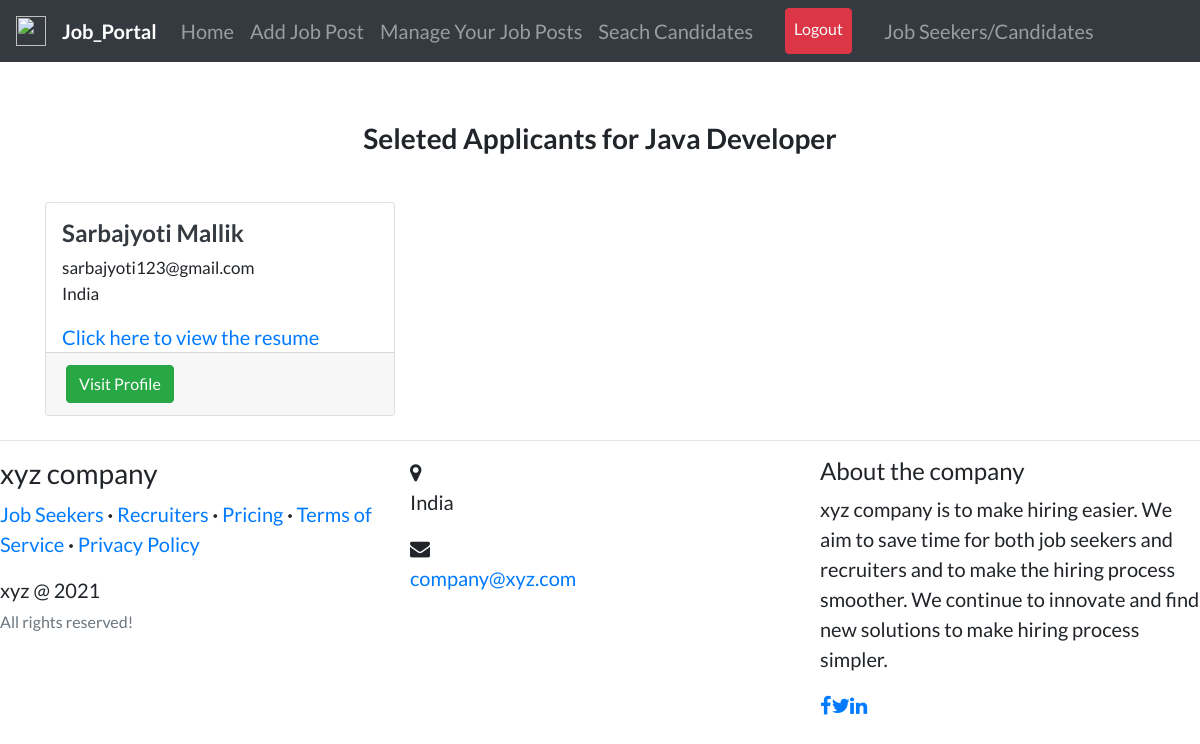
The app's page /hiring/job/java-developer/selected (signed in) with its own data.
### recruiters/models.py (models this page shows, shortened)
class Job(models.Model):
    recruiter = models.ForeignKey(
        User, related_name='jobs', on_delete=models.CASCADE)
    title = models.CharField(max_length=255)
    company = models.CharField(max_length=200)
    location = models.CharField(max_length=255)
    description = models.TextField()
    skills_req = models.CharField(max_length=200)
    job_type = models.CharField(
        max_length=30, choices=CHOICES, default='Full Time', null=True)
    link = models.URLField(null=True, blank=True)
    slug = AutoSlugField(populate_from='title', unique=True, null=True)
    date_posted = models.DateTimeField(default=timezone.now)

### candidates/models.py (models this page shows, shortened)
class Profile(models.Model):
    user = models.OneToOneField(
        User, on_delete=models.CASCADE, primary_key=True, related_name='profile')
    full_name = models.CharField(max_length=200, null=True, blank=True)
    country = CountryField(null=True, blank=True)
    location = models.CharField(max_length=255, null=True, blank=True)
    resume = models.FileField(upload_to='resumes', null=True, blank=True)
    grad_year = models.IntegerField(blank=True)
    looking_for = models.CharField(
        max_length=30, choices=CHOICES, default='Full Time', null=True)
    slug = AutoSlugField(populate_from='user', unique=True)

### recruiters/views.py (the view)
# urls.py: path('job/<slug>/selected', views.selected_list, name='selected-list'),
@login_required
def selected_list(request, slug):
    job = get_object_or_404(Job, slug=slug)
    selected = Selected.objects.filter(job=job).order_by('date_posted')
    profiles = []
    for applicant in selected:
        profile = Profile.objects.filter(user=applicant.applicant).first()
        profiles.append(profile)
    context = {
        'rec_navbar': 1,
        'profiles': profiles,
        'job': job,
    }
    return render(request, 'recruiters/selected_list.html', context)

### recruiters/templates/recruiters/selected_list.html
{% extends "users/layout.html" %} {% load static %} {% block content %}
<br /><br />
<div>
  <h3 class="text-center">
    <b>Seleted Applicants for {{job.title}}</b>
  </h3>
  <br />
  {% if profiles %}
  <div class="row">
    {% for profile in profiles %}
    <div class="col-md-4">
      <div class="card card-signin my-2">
        <span class="ml-3 mt-3">
          <a href="{% url 'profile-view' profile.slug %}">
            {% if profile.full_name %}
            <h4 class="text-dark">
              <b>{{profile.full_name}}</b>
            </h4>
            {% else %}
            <h4 class="text-dark">
              <b>{{profile.user.username}}</b>
            </h4>
            {% endif %}
          </a>
          <p style="font-size: 17px">
            {{profile.user.email}}<br />{{profile.country.name}}
          </p>
          {% if profile.resume %}
          <a href="{{profile.resume.url}}">Click here to view the resume</a>
          {% else %}
          <p>No Resume Provided!</p>
          {% endif %}
        </span>
        <div class="card-footer">
          <a
            class="btn btn-success mr-2"
            href="{% url 'profile-view' profile.slug %}"
            >Visit Profile
          </a>
        </div>
      </div>
    </div>
    {% endfor %}
  </div>
  {% else %}
  <p class="text-center">
    No applicant has been selected till now! Select some
    <a href="{% url 'applicant-list' job.slug %}">applicant</a> first!
  </p>
  <br />
  {% endif %}
</div>
{% endblock content %}

### users/templates/users/layout.html (style rules this page uses)
body { font-family: "Lato"; font-size: 20px; }

### records on screen
Job: title "Java Developer"
Profile: full_name "Sarbajyoti Mallik", user.email "sarbajyoti123@gmail.com", country.name "India"
